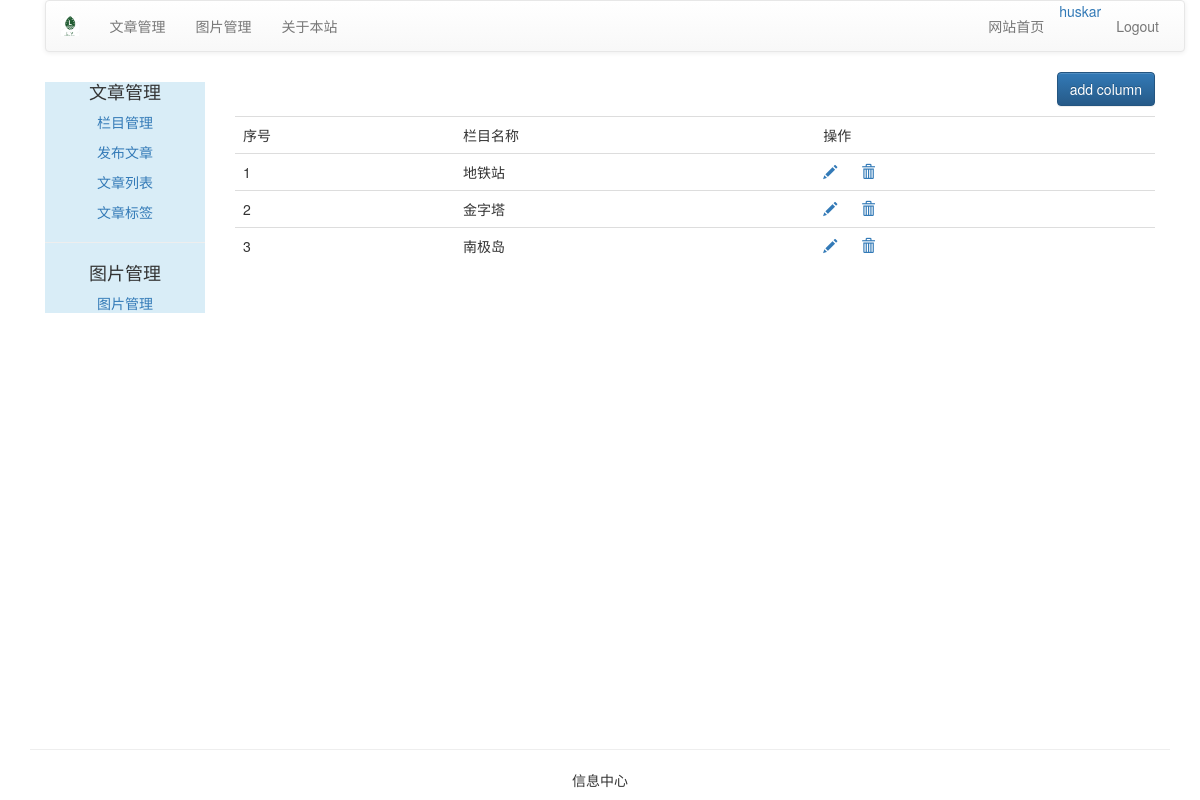
Page /blog/article/article-column/ (signed in) on the earlier database version.
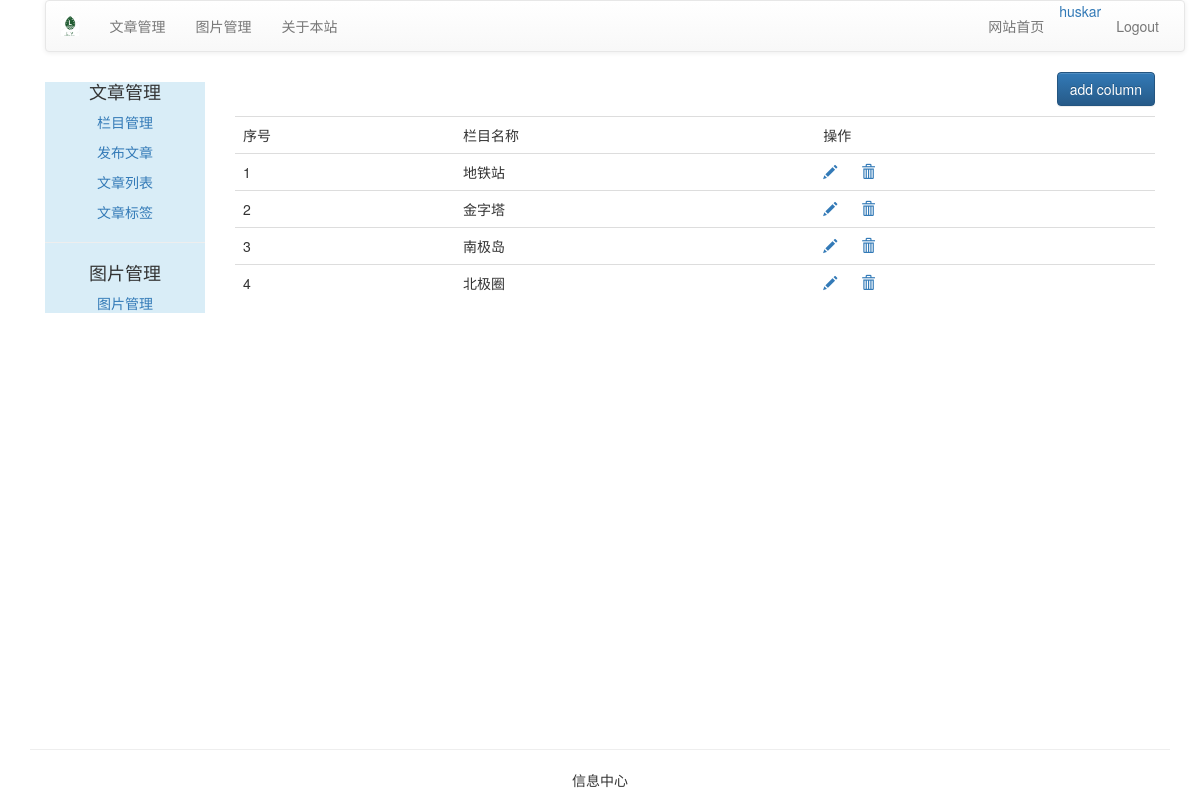
Same page on the later database version.
### article/models.py (models this page shows, shortened)
class ArticleColumn(models.Model):
    user = models.ForeignKey(User, related_name='article_column', on_delete=models.PROTECT)
    column = models.CharField(max_length=200)
    created = models.DateField(auto_now_add=True)

### article/views.py (the view, shortened to what this page needs)
@login_required(login_url='/account/login/')
@csrf_exempt
def article_column(request):
    if request.method == "GET":
        columns = ArticleColumn.objects.filter(user=request.user)
        column_form = ArticleColumnForm()
        return render(request, "article/article_column.html", {"columns": columns, "column_form": column_form})

### templates/article/article_column.html (shortened to what this page needs)
{% extends "article/base.html" %}
{% load  staticfiles %}
{% block content %}
<div>
    <p class="text-right"><button id="add_column" onclick="add_column()" class="btn btn-primary">add column</button> </p>
    <table class="table table-hover">
        <tr>
            <td>序号</td>
            <td>栏目名称</td>
            <td>操作</td>
        </tr>
        {% for column in columns %}
        <tr>
            <td>{{ forloop.counter }}</td>
            <td>{{  column.column }}</td>
            <td>
                <a name="edit" href="javascript:" onclick="edit_column(this, {{ column.id }})">
                    <span class="glyphicon glyphicon-pencil"></span>
                </a>
                <a name="delete" href="javascript:" onclick="del_column(this, {{ column.id }})">
                    <span class="glyphicon glyphicon-trash" style="margin-left: 20px;"></span>
                </a>
            </td>
        </tr>
        {% empty %}
        <p>目前还没有设置栏目</p>
        {% endfor %}
    </table>
</div>
{% endblock %}

Differences in the rows shown:
added ArticleColumn: column "北极圈"
